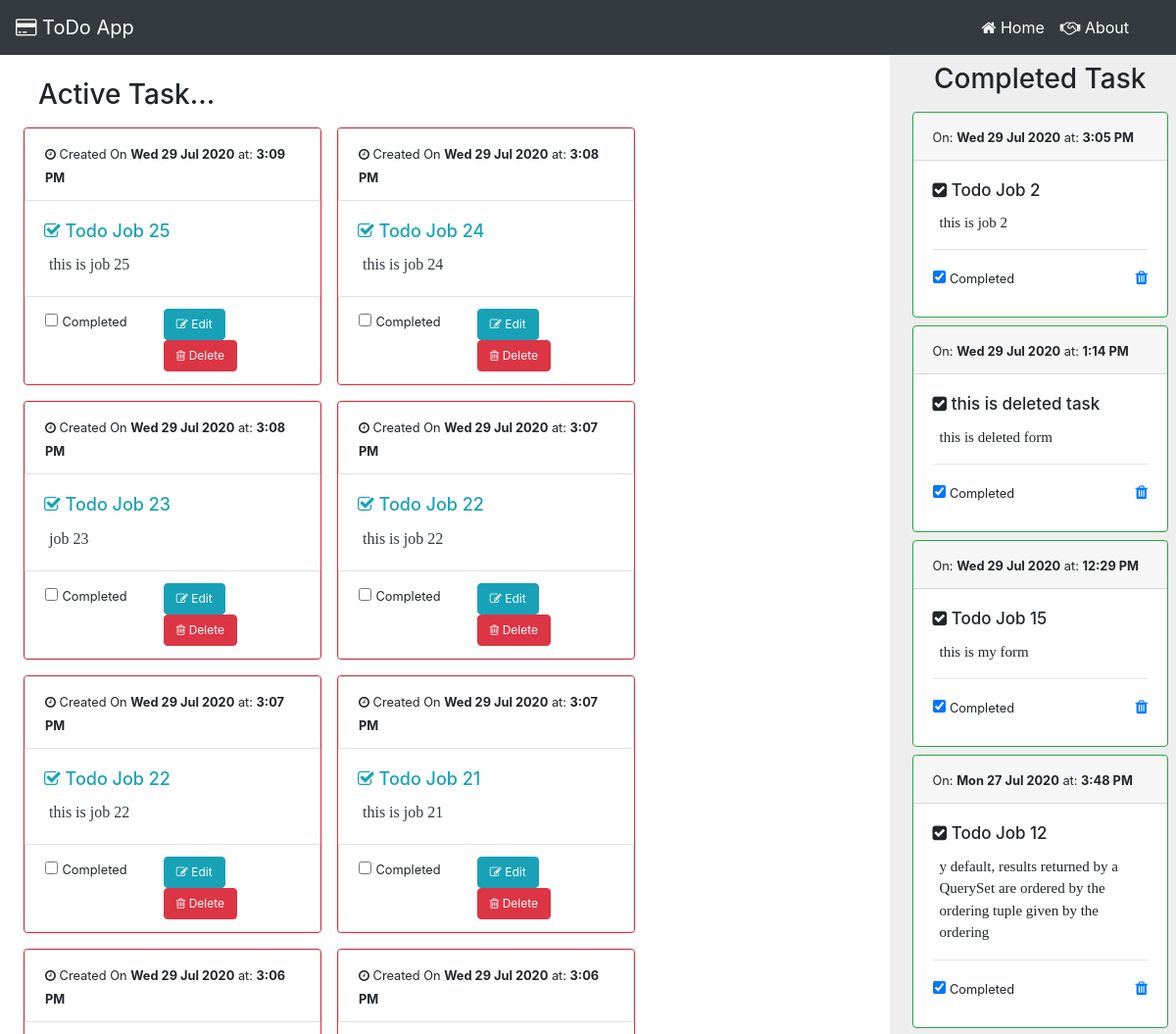
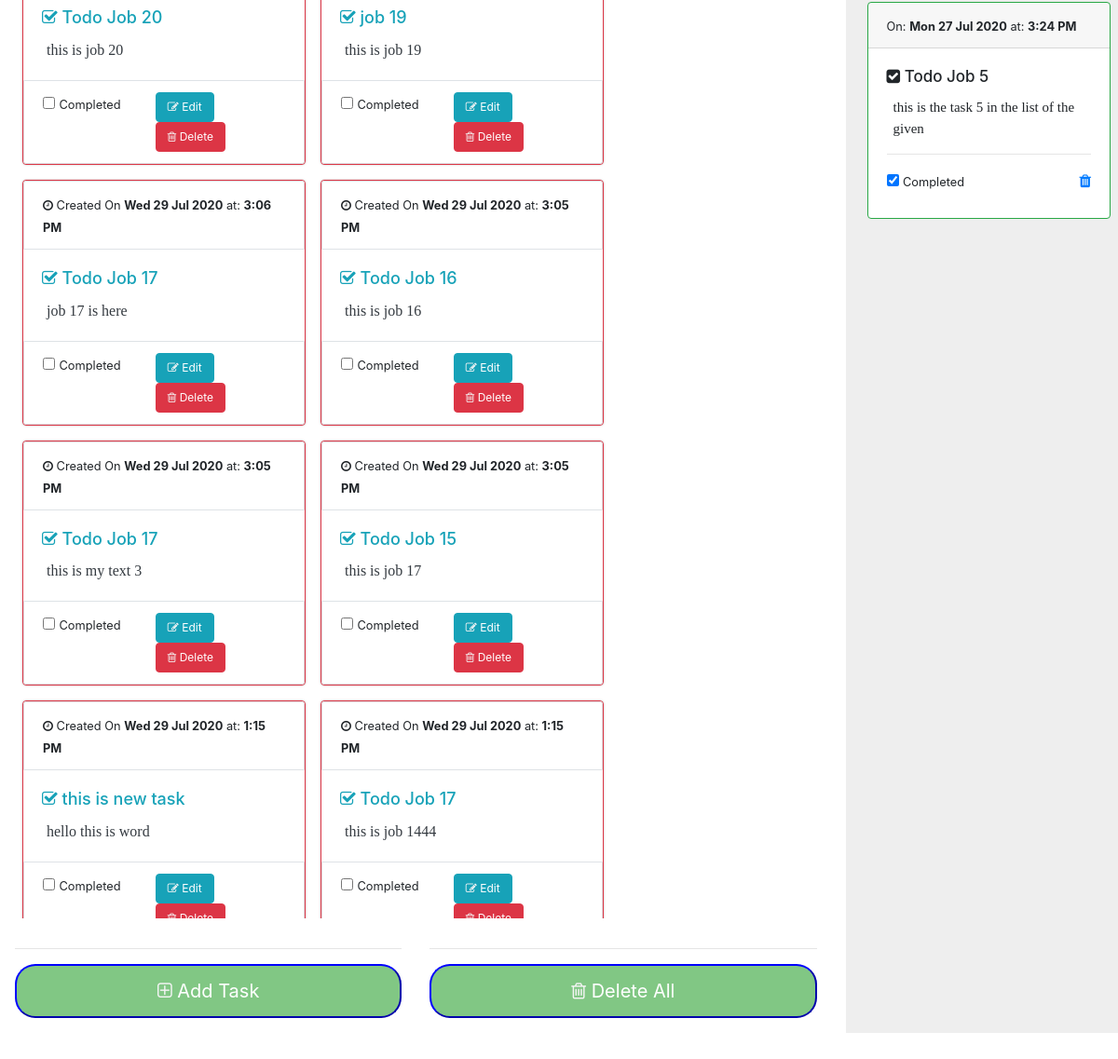
The page / on the database its author committed (2 pictures, top to bottom).
### todo/models.py (models this page shows, shortened)
class todoList(models.Model):
    title = models.CharField(max_length=100)
    details = models.TextField(max_length=500)
    created_on = models.DateTimeField(auto_now=True)
    completed = models.BooleanField(default=False)
    class Meta:
        ordering = ['-created_on']

### todo/views.py (the view)
# urls.py: path('',views.home,name='home'),
def home(request):
    todoListItemsAll = todoList.objects.all()
    todoListItems = todoListItemsAll.filter(completed=False).order_by('-created_on')
    completedItem = todoListItemsAll.filter(completed=True).order_by('-created_on')
    form = TodoListForm(request.POST or None)
    if form.is_valid():
        form.save()
        form = TodoListForm()
    else:
        form = TodoListForm()
    return HttpResponse(render(request,'todo/index.html',context={'todoListItems':todoListItems,'completedItem':completedItem,'form':form}))

### todo/forms.py
class TodoListForm(forms.ModelForm):
    class Meta:
        model = todoList
        fields = ['title','details']

### todo/templates/todo/index.html (shortened to what this page needs)
{% extends 'todo/base.html' %}
{% load crispy_forms_tags %}
{% block content %}
{% block sidebar %} {% include 'todo/navigation.html' %} {% endblock sidebar %}
<div class="container-fluid p-0 m-0">
    <div class="row">
        <div class="col-9">
            <div class="row mt-3 ml-3">
                <div class="col-12" style="max-height:70vh;overflow-y: auto;min-height: 70vh;">
                    <h3 class="m-2">Active Task...</h3>
                    <div class="card-deck">
                        {% for list in todoListItems  %}
                        <div class="card border-danger m-2" style="max-width: 19rem; min-width:18rem;
                        -webkit-box-shadow: 0px 0px 2.5px -1px rgba(0,0,0,0.75);
-moz-box-shadow: 0px 0px 2.5px -1px rgba(0,0,0,0.75);
box-shadow: 0px 0px 2.5px -1px rgba(0,0,0,0.75)
                        ">
                            <div class="card-header bg-transparent border"> <small><i class="fa fa-clock-o" aria-hidden="true"></i> Created On <strong>
                                    {{list.created_on | date:'D d M Y' }}</strong> at: <strong>
                                    {{list.created_on | time:"f A"}} </strong> </small></div>
                            <div class="card-body">
                                <h5 class="card-title text-info" style="font-size:18px;color: #5e35b1;"><i class="fa fa-check-square-o" aria-hidden="true"></i> {{list.title}}</h5>
                                <p class="card-text text-dark" style="font-size:16px;font-family: cursive;color: #9e9e9e;padding-left: 5px;"> {{list.details}}</p>
                            </div>
                            <div class="card-footer bg-transparent border">
                                <div class="row">
                                    <div class="col-5">
                                   <form method="POST" action="{{list.id}}/complete">
                                    <input type="checkbox" onchange="this.form.submit()" id="forcomplete">
                                    <label for="forcomplete"><small>Completed</small></label>
                                </form>
                                    </div>
                                    <div class="col-7">
                                        <a href="{% url 'update' list.id %}" class="btn btn-info" style="font-size: 12px;"><i class="fa fa-pencil-square-o" style="color: whitesmoke;" aria-hidden="true"></i> Edit</a>
                                        <a href="{% url 'delete' list.id %}" class="btn btn-danger" style="font-size: 12px;"><i class="fa fa-trash-o" aria-hidden="true" style="color: whitesmoke;"></i> Delete</a>
                                    </div>
                                </div>
                            </div>
                        </div>
                        {% endfor %}
                    </div>
                </div>
            </div>
            <div class="row p-3">
                <div class="col-6">
                    <hr>
                    <button class="mybtn" data-toggle="modal" data-target="#exampleModal"
                     style="padding: 12px 10px; border-radius: 22px; width: 100%; font-size: 20px; border-color: blue;"><i class="fa fa-plus-square-o" style="color: whitesmoke;" aria-hidden="true"></i> Add Task</button>
                </div>
                <div class="col-6">
                    <hr>
                    <form method="POST" action="deleteAll">
                    <button class="mybtn" onclick="this.form.submit()"
                     style="padding: 12px 10px; border-radius: 22px; width: 100%; font-size: 20px; border-color: blue;"><i class="fa fa-trash-o" style="color: whitesmoke;" aria-hidden="true"></i> Delete All
                       </button>
                    </form>
                </div>
            </div>
        </div>
        <div class="col-3" style="background-color: #eeeeee;">
                <div style="max-height: 95vh ;overflow-y: auto;">
                <h3 class="p-2 text-center">Completed Task</h3>
                {% for completed in completedItem %}
                <div class="card m-2 border-success">
                    <div class="card-header"> <small>
                        On: <strong> {{completed.created_on | date:'D d M Y' }}</strong> at: <strong>
                            {{completed.created_on | time:"f A"}} </strong>
                        </small>
                    </div>
                    <div class="card-body">
                        <h6 class="card-title" style="font-size: 17px;"><i class="fa fa-check-square" aria-hidden="true"></i> {{completed.title}}</h6>
                        <p class="card-text" style="font-size: 15px;font-family: cursive;padding-left: 7px;">{{completed.details}}</p>
                        <hr>
                        <div class="row">
                            <div class="col-6">
                                <input type="checkbox" id="complete" name="complete" value="Completed" checked>
                                <label for="complete"> <small>Completed</small></label>
                            </div>
                            <div class="col-6">
                                <div class="pull-right"><a href="{% url 'delete' completed.id %}"><i class="fa fa-trash" aria-hidden="true"></i></a></div>
                            </div>
                        </div>
                    </div>
                </div>
                {% endfor %}
            </div>
        </div>
    </div>
{% endblock content %}

### todo/templates/todo/base.html (shortened to what this page needs)
{% load static %}
<!doctype html>
<html lang="en">
  <head>
    <link rel="stylesheet" href="{% static 'todo/style.css'  %}">
    <link rel="stylesheet" href="https://stackpath.bootstrapcdn.com/bootstrap/4.5.0/css/bootstrap.min.css">
    <link rel="stylesheet" href="https://stackpath.bootstrapcdn.com/font-awesome/4.7.0/css/font-awesome.min.css">
  </head>
  <body>
   <div class="container-fluid p-0 m-0">
        {% block content  %}
        {% endblock content %}
   </div>
  </body>
</html>

### todo/templates/todo/navigation.html (shortened to what this page needs)
{%  block sidebar %}
<nav class="navbar navbar-expand-lg navbar-dark bg-dark">
    <a class="navbar-brand" href="/"><i class="fa fa-credit-card" style="color: whitesmoke;" aria-hidden="true"></i>  ToDo App</a>
    <div class="collapse navbar-collapse" id="navbarNav">
      <ul class="navbar-nav ml-auto pr-4">
        <li class="nav-item active">
          <a class="nav-link" href="/"><i class="fa fa-home" style="color: whitesmoke;" aria-hidden="true"></i> Home<span class="sr-only">(current)</span></a>
        </li>
        <li class="nav-item active">
          <a class="nav-link" href="about"> <i class="fa fa-handshake-o" style="color: whitesmoke;" aria-hidden="true"></i> About</a>
        </li>
      </ul>
    </div>
  </nav>
{% endblock sidebar %}

### todo/static/todo/style.css (style rules this page uses)
body { margin: 0; padding: 0; overflow: hidden; background-color: thistle; }
.mybtn { background-color:#81c784; color: white; }

### rows shown on the page
todoList: created_on "Wed 29 Jul 2020", created_on "3:09 PM", title "Todo Job 25", details "this is job 25"
todoList: created_on "Wed 29 Jul 2020", created_on "3:08 PM", title "Todo Job 24", details "this is job 24"
todoList: created_on "Wed 29 Jul 2020", created_on "3:08 PM", title "Todo Job 23", details "job 23"
todoList: created_on "Wed 29 Jul 2020", created_on "3:07 PM", title "Todo Job 22", details "this is job 22"
todoList: created_on "Wed 29 Jul 2020", created_on "3:07 PM", title "Todo Job 22", details "this is job 22"
todoList: created_on "Wed 29 Jul 2020", created_on "3:07 PM", title "Todo Job 21", details "this is job 21"
todoList: created_on "Wed 29 Jul 2020", created_on "3:06 PM", title "Todo Job 20", details "this is job 20"
todoList: created_on "Wed 29 Jul 2020", created_on "3:06 PM", title "job 19", details "this is job 19"
todoList: created_on "Wed 29 Jul 2020", created_on "3:06 PM", title "Todo Job 17", details "job 17 is here"
todoList: created_on "Wed 29 Jul 2020", created_on "3:05 PM", title "Todo Job 16", details "this is job 16"
todoList: created_on "Wed 29 Jul 2020", created_on "3:05 PM", title "Todo Job 17", details "this is my text 3"
todoList: created_on "Wed 29 Jul 2020", created_on "3:05 PM", title "Todo Job 15", details "this is job 17"
todoList: created_on "Wed 29 Jul 2020", created_on "1:15 PM", title "this is new task", details "hello this is word"
todoList: created_on "Wed 29 Jul 2020", created_on "1:15 PM", title "Todo Job 17", details "this is job 1444"
todoList: created_on "Wed 29 Jul 2020", created_on "3:05 PM", title "Todo Job 2", details "this is job 2"
todoList: created_on "Wed 29 Jul 2020", created_on "1:14 PM", title "this is deleted task", details "this is deleted form"
todoList: created_on "Wed 29 Jul 2020", created_on "12:29 PM", title "Todo Job 15", details "this is my form"
todoList: created_on "Mon 27 Jul 2020", created_on "3:48 PM", title "Todo Job 12", details "y default, results returned by a QuerySet are ordered by the ordering tuple given by the ordering"
todoList: created_on "Mon 27 Jul 2020", created_on "3:24 PM", title "Todo Job 5", details "this is the task 5 in the list of the given"
